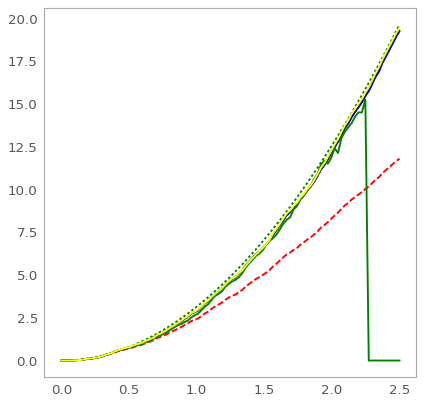

This figure's Python source:
import numpy as np
from matplotlib import pyplot as plt
from astropy.stats import RipleysKEstimator

z = np.random.uniform(low=5, high=10, size=(100, 2))
Kest = RipleysKEstimator(area=25, x_max=10, y_max=10, x_min=5, y_min=5)

r = np.linspace(0, 2.5, 100)
plt.plot(r, Kest.poisson(r), color='green', ls=':', label=r'$K_{pois}$')
plt.plot(r, Kest(data=z, radii=r, mode='none'), color='red', ls='--',
         label=r'$K_{un}$')
plt.plot(r, Kest(data=z, radii=r, mode='translation'), color='black',
         label=r'$K_{trans}$')
plt.plot(r, Kest(data=z, radii=r, mode='ohser'), color='blue', ls='-.',
         label=r'$K_{ohser}$')
plt.plot(r, Kest(data=z, radii=r, mode='var-width'), color='green',
         label=r'$K_{var-width}$')
plt.plot(r, Kest(data=z, radii=r, mode='ripley'), color='yellow',
         label=r'$K_{ripley}$')
